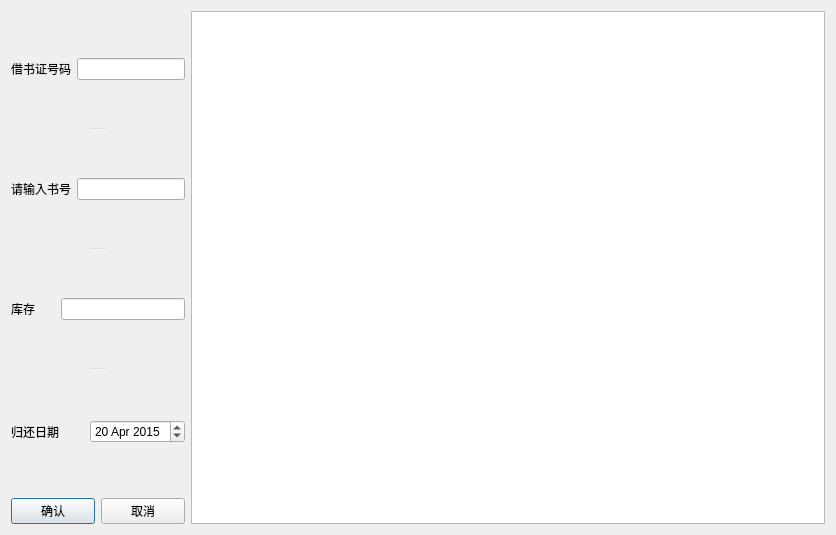
<?xml version="1.0" encoding="UTF-8"?>
<ui version="4.0">
 <class>db_Borrow</class>
 <widget class="QDialog" name="db_Borrow">
  <property name="geometry">
   <rect>
    <x>0</x>
    <y>0</y>
    <width>836</width>
    <height>535</height>
   </rect>
  </property>
  <property name="windowTitle">
   <string>借书</string>
  </property>
  <property name="windowIcon">
   <iconset resource="bmp.qrc">
    <normaloff>:/bmp/C:/Users/Lucas/Desktop/DBP/books.ico</normaloff>:/bmp/C:/Users/Lucas/Desktop/DBP/books.ico</iconset>
  </property>
  <layout class="QGridLayout" name="gridLayout">
   <item row="0" column="0">
    <widget class="QSplitter" name="splitter">
     <property name="orientation">
      <enum>Qt::Vertical</enum>
     </property>
     <widget class="QWidget" name="layoutWidget">
      <layout class="QHBoxLayout" name="horizontalLayout">
       <item>
        <widget class="QLabel" name="label">
         <property name="text">
          <string>借书证号码</string>
         </property>
        </widget>
       </item>
       <item>
        <widget class="QLineEdit" name="lineEdit_cno"/>
       </item>
      </layout>
     </widget>
     <widget class="QWidget" name="layoutWidget">
      <layout class="QHBoxLayout" name="horizontalLayout_2">
       <item>
        <widget class="QLabel" name="label_2">
         <property name="text">
          <string>请输入书号</string>
         </property>
        </widget>
       </item>
       <item>
        <widget class="QLineEdit" name="lineEdit_bno"/>
       </item>
      </layout>
     </widget>
     <widget class="QWidget" name="layoutWidget">
      <layout class="QHBoxLayout" name="horizontalLayout_3">
       <item>
        <widget class="QLabel" name="label_3">
         <property name="text">
          <string>库存      </string>
         </property>
        </widget>
       </item>
       <item>
        <widget class="QLineEdit" name="lineEdit_stock"/>
       </item>
      </layout>
     </widget>
     <widget class="QWidget" name="layoutWidget">
      <layout class="QHBoxLayout" name="horizontalLayout_4">
       <item>
        <widget class="QLabel" name="label_4">
         <property name="text">
          <string>归还日期</string>
         </property>
        </widget>
       </item>
       <item>
        <widget class="QDateEdit" name="dateEdit">
         <property name="enabled">
          <bool>true</bool>
         </property>
         <property name="dateTime">
          <datetime>
           <hour>0</hour>
           <minute>0</minute>
           <second>0</second>
           <year>2015</year>
           <month>4</month>
           <day>20</day>
          </datetime>
         </property>
        </widget>
       </item>
      </layout>
     </widget>
    </widget>
   </item>
   <item row="0" column="1" rowspan="2">
    <widget class="QTableView" name="tableView"/>
   </item>
   <item row="1" column="0">
    <layout class="QHBoxLayout" name="horizontalLayout_5">
     <item>
      <widget class="QPushButton" name="pushButton_ok">
       <property name="text">
        <string>确认</string>
       </property>
      </widget>
     </item>
     <item>
      <widget class="QPushButton" name="pushButton_cancel">
       <property name="text">
        <string>取消</string>
       </property>
      </widget>
     </item>
    </layout>
   </item>
  </layout>
 </widget>
 <resources>
  <include location="bmp.qrc"/>
 </resources>
 <connections/>
</ui>
